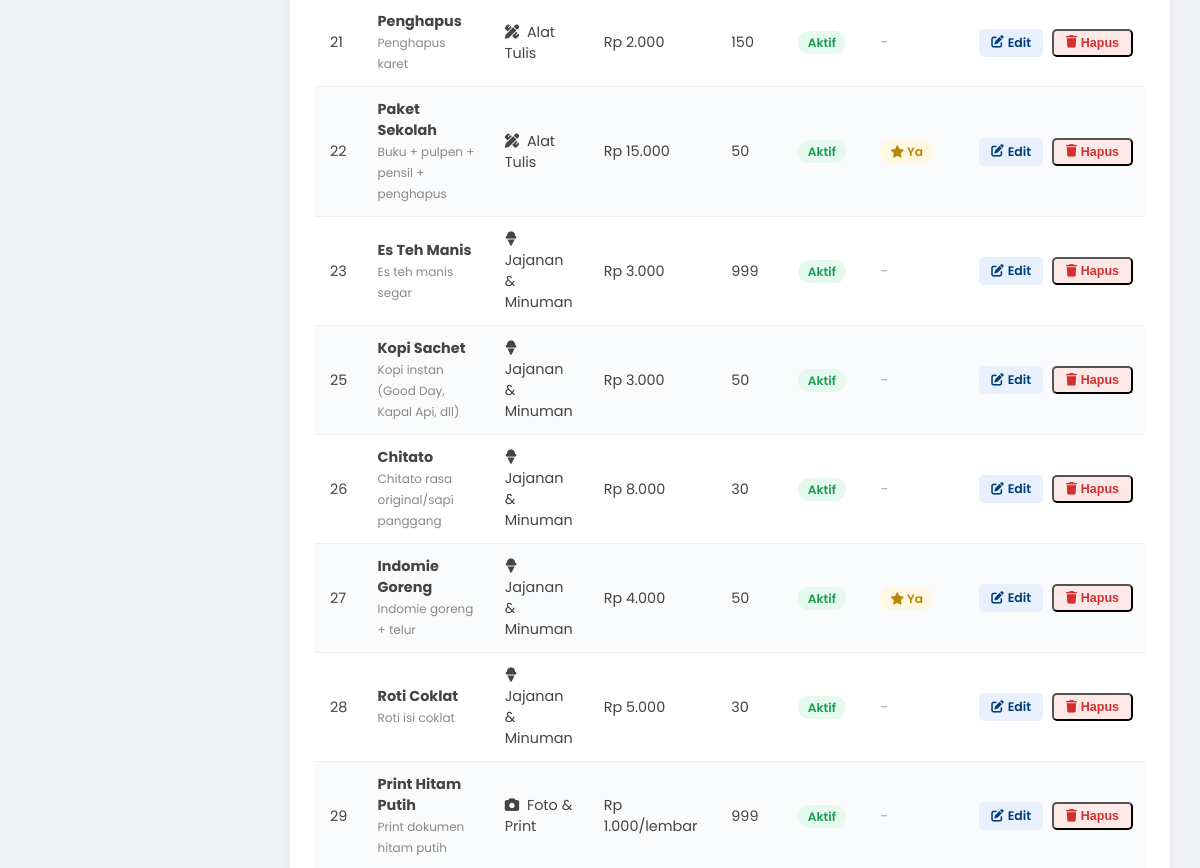
The page /admin/products (signed in, middle part) on the database as committed earlier.
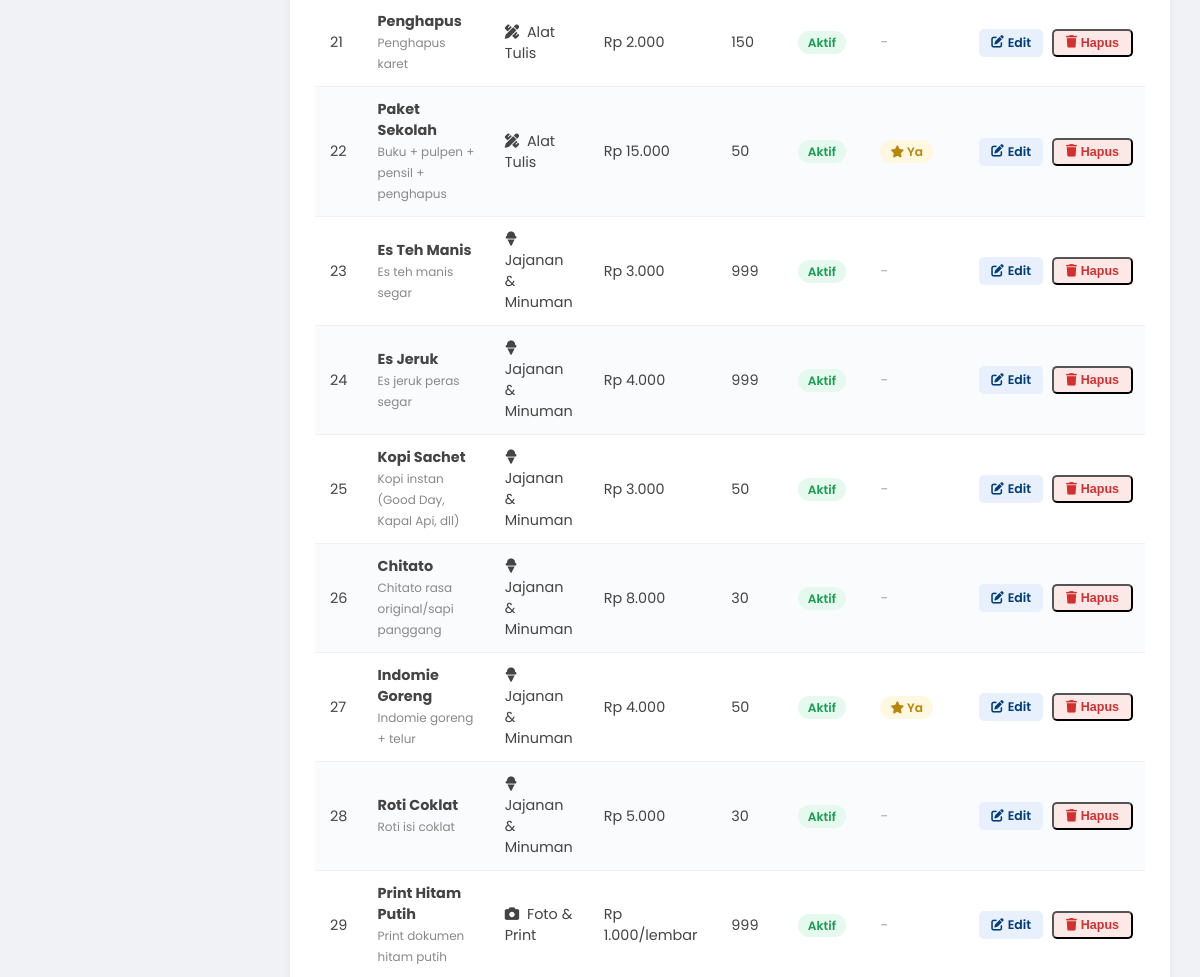
The same page on the database as committed later.
### tables this page shows
CREATE TABLE products (
        id INTEGER PRIMARY KEY AUTOINCREMENT,
        name TEXT NOT NULL,
        category_id INTEGER,
        price REAL DEFAULT 0,
        price_label TEXT,
        description TEXT,
        image_url TEXT,
        stock INTEGER DEFAULT 0,
        is_active INTEGER DEFAULT 1,
        is_featured INTEGER DEFAULT 0,
        created_at TIMESTAMP DEFAULT CURRENT_TIMESTAMP,
        FOREIGN KEY (category_id) REFERENCES categories(id) ON DELETE SET NULL
    );

CREATE TABLE categories (
        id INTEGER PRIMARY KEY AUTOINCREMENT,
        name TEXT NOT NULL,
        icon TEXT DEFAULT 'fas fa-box',
        description TEXT,
        sort_order INTEGER DEFAULT 0,
        is_active INTEGER DEFAULT 1,
        created_at TIMESTAMP DEFAULT CURRENT_TIMESTAMP
    );

### app.py (the view)
@app.route('/admin/products')
@admin_required
def admin_products():
    products = get_products(active_only=False)
    categories = get_categories(active_only=False)
    return render_template('admin/products.html', products=products, categories=categories)

### app.py (called while the page is built)
def admin_required(f):
    @wraps(f)
    def decorated(*args, **kwargs):
        if not session.get('admin_logged_in'):
            return redirect(url_for('admin_login'))
        return f(*args, **kwargs)
    return decorated

### database.py (called while the page is built)
def get_db():
    conn = sqlite3.connect(DB_PATH)
    conn.row_factory = sqlite3.Row
    conn.execute("PRAGMA journal_mode=WAL")
    conn.execute("PRAGMA foreign_keys=ON")
    return conn

def get_categories(active_only=True):
    conn = get_db()
    q = "SELECT * FROM categories"
    if active_only:
        q += " WHERE is_active=1"
    q += " ORDER BY sort_order"
    rows = conn.execute(q).fetchall()
    conn.close()
    return rows

### templates/admin/products.html (shortened to what this page needs)
<!DOCTYPE html>
<html lang="id">
<head>
    <link rel="stylesheet" href="https://cdnjs.cloudflare.com/ajax/libs/font-awesome/6.4.0/css/all.min.css">
    <link rel="stylesheet" href="/static/css/admin.css">
</head>
<body>
    <div class="main-content">
        <div class="card">
            <div class="table-wrapper">
                <table>
                    <tbody>
                        {% for p in products %}
                        <tr>
                            <td>{{ p.id }}</td>
                            <td>
                                <strong>{{ p.name }}</strong>
                                {% if p.description %}
                                <br><small style="color:#888;">{{ p.description[:50] }}{% if p.description|length > 50 %}...{% endif %}</small>
                                {% endif %}
                            </td>
                            <td>
                                {% if p.category_name %}
                                <i class="{{ p.category_icon or 'fas fa-tag' }}" style="margin-right:4px;"></i> {{ p.category_name }}
                                {% else %}
                                <span style="color:#aaa;">-</span>
                                {% endif %}
                            </td>
                            <td>
                                {% if p.price_label %}
                                {{ p.price_label }}
                                {% elif p.price and p.price > 0 %}
                                Rp {{ "{:,.0f}".format(p.price) }}
                                {% else %}
                                <span style="color:#aaa;">-</span>
                                {% endif %}
                            </td>
                            <td>{{ p.stock }}</td>
                            <td>
                                {% if p.is_active %}
                                <span class="badge badge-success">Aktif</span>
                                {% else %}
                                <span class="badge badge-danger">Nonaktif</span>
                                {% endif %}
                            </td>
                            <td>
                                {% if p.is_featured %}
                                <span class="badge badge-warning"><i class="fas fa-star"></i> Ya</span>
                                {% else %}
                                <span style="color:#aaa;">-</span>
                                {% endif %}
                            </td>
                            <td style="white-space:nowrap;">
                                <a href="{{ url_for('admin_product_edit', pid=p.id) }}" class="btn-action edit"><i class="fas fa-edit"></i> Edit</a>
                                <form method="POST" action="{{ url_for('admin_product_delete', pid=p.id) }}" style="display:inline;" onsubmit="return confirm('Yakin hapus produk \'{{ p.name }}\'?')">
                                    <button type="submit" class="btn-action delete"><i class="fas fa-trash"></i> Hapus</button>
                                </form>
                            </td>
                        </tr>
                        {% endfor %}
                    </tbody>
                </table>
            </div>
        </div>
    </div>
</body>
</html>

Rows that differ between the two databases and show on the page:
added products: id "24", name "Es Jeruk", description "Es jeruk peras segar", category_name "Jajanan & Minuman", price_label "Rp 4.000", stock "999", is_active "Aktif"
